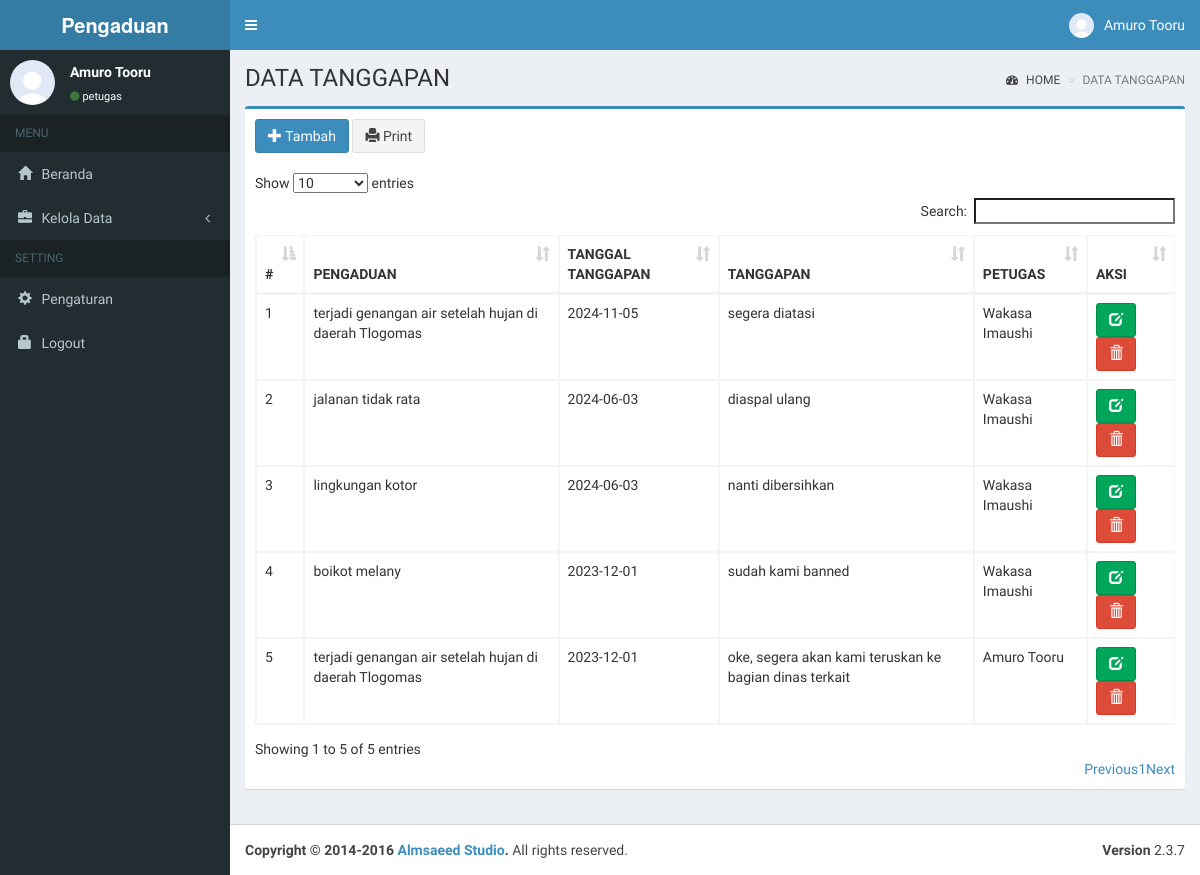
Page /index.php?page=data_tanggapan (signed in) on the committed database.
### tables this page shows
CREATE TABLE `tanggapan` (
  `id_tanggapan` int(11) NOT NULL,
  `id_pengaduan` int(11) NOT NULL,
  `tgl_tanggapan` date NOT NULL,
  `tanggapan` text NOT NULL,
  `id_petugas` int(11) NOT NULL
);

CREATE TABLE `pengaduan` (
  `id_pengaduan` int(11) NOT NULL,
  `tgl_pengaduan` date NOT NULL,
  `nik` char(16) NOT NULL,
  `isi_laporan` text NOT NULL,
  `foto` varchar(255) NOT NULL,
  `status` enum('0','proses') DEFAULT NULL
);

CREATE TABLE `petugas` (
  `id_petugas` int(11) NOT NULL,
  `nama_petugas` varchar(35) NOT NULL,
  `username` varchar(25) NOT NULL,
  `password` varchar(32) NOT NULL,
  `telp` varchar(15) NOT NULL,
  `level` varchar(8) NOT NULL,
  `email` varchar(100) NOT NULL
);

### pages/tanggapan/data_tanggapan.php (the view, shortened to what this page needs)
<div class="content-wrapper">
  <section class="content-header">
    <h1>
    DATA TANGGAPAN
    </h1>
    <ol class="breadcrumb">
      <li><a href="index.php"><i class="fa fa-dashboard"></i> HOME</a></li>
      <li class="active">DATA TANGGAPAN</li>
    </ol>
  </section>
  <section class="content">
    <div class="row">
      <div class="col-xs-12">
    <div class="box box-primary">
      <div class="box-header">
      <?php if ($_SESSION["level"] == 'admin' || $_SESSION["level"] == 'petugas' ) { ?>
        <a href="index.php?page=tambah_tanggapan" class="btn btn-primary" role="button" title="Tambah Data"><i class="glyphicon glyphicon-plus"></i> Tambah</a>
        <button class="btn btn-default" onclick="printData()" title="Print Data"><i class="glyphicon glyphicon-print"></i> Print</button>
      </div>
      <?php }?>
          <div class="box-body table-responsive">
            <table id="tanggapan" class="table table-bordered table-hover">
              <thead>
              <tr>
                <th>#</th>
                <th>PENGADUAN</th>
                <th>TANGGAL TANGGAPAN</th>
                <th>TANGGAPAN</th>
                <th>PETUGAS</th>
                <?php if ($_SESSION["level"] == 'admin' || $_SESSION["level"] == 'petugas' ) { ?>
                <th>AKSI</th>
                <?php } ?>
              </tr>
              </thead>
              <tbody>
              <?php
              include "conf/conn.php";
              $no=0;
              $query = mysqli_query($koneksi, "SELECT tanggapan.*, petugas.nama_petugas, pengaduan.isi_laporan FROM tanggapan
              INNER JOIN petugas ON tanggapan.id_petugas = petugas.id_petugas
              INNER JOIN pengaduan ON tanggapan.id_pengaduan = pengaduan.id_pengaduan
              ORDER BY tanggapan.id_tanggapan DESC") or die (mysqli_error($koneksi));
              while ($row=mysqli_fetch_array($query))
              {
              ?>
              <tr>
                <td><?php echo $no=$no+1;?></td>
                <td><?php echo $row['isi_laporan'];?></td>
                <td><?php echo $row['tgl_tanggapan'];?></td>
                <td><?php echo $row['tanggapan'];?></td>
                <td><?php echo $row['nama_petugas'];?></td>
                <?php if ($_SESSION["level"] == 'admin' || $_SESSION["level"] == 'petugas' ) { ?>
                <td>
                  <a href="index.php?page=ubah_tanggapan&id_tanggapan=<?=$row['id_tanggapan'];?>" class="btn btn-success" role="button" title="Ubah Data"><i class="glyphicon glyphicon-edit"></i></a>
                  <a href="pages/tanggapan/hapus_tanggapan.php?id_tanggapan=<?=$row['id_tanggapan'];?>" class="btn btn-danger" role="button"  title="Hapus Data"> <onclick="return confirm ('Yakin mau hapus data <?php echo $row['tanggapan']?>?')"> <i class="glyphicon glyphicon-trash"></i></a>
                </td>
                <?php } ?>
              </tr>
              <?php } ?>
              </tbody>
            </table>
          </div>
        </div>
      </div>
    </div>
  </section>
</div>

### rows in the picture
tanggapan: id_pengaduan.isi_laporan "terjadi genangan air setelah hujan di daerah Tlogomas", tgl_tanggapan "2024-11-05", tanggapan "segera diatasi", id_petugas.nama_petugas "Wakasa Imaushi"
tanggapan: no "2", id_pengaduan.isi_laporan "jalanan tidak rata", tgl_tanggapan "2024-06-03", tanggapan "diaspal ulang", id_petugas.nama_petugas "Wakasa Imaushi"
tanggapan: no "3", id_pengaduan.isi_laporan "lingkungan kotor", tgl_tanggapan "2024-06-03", tanggapan "nanti dibersihkan", id_petugas.nama_petugas "Wakasa Imaushi"
tanggapan: no "4", id_pengaduan.isi_laporan "boikot melany", tgl_tanggapan "2023-12-01", tanggapan "sudah kami banned", id_petugas.nama_petugas "Wakasa Imaushi"
tanggapan: no "5", id_pengaduan.isi_laporan "terjadi genangan air setelah hujan di daerah Tlogomas", tgl_tanggapan "2023-12-01", tanggapan "oke, segera akan kami teruskan ke bagian dinas terkait", id_petugas.nama_petugas "Amuro Tooru"

### other values in the picture
$_SESSION["nama"] "Amuro Tooru"
$_SESSION["level"] "petugas"
